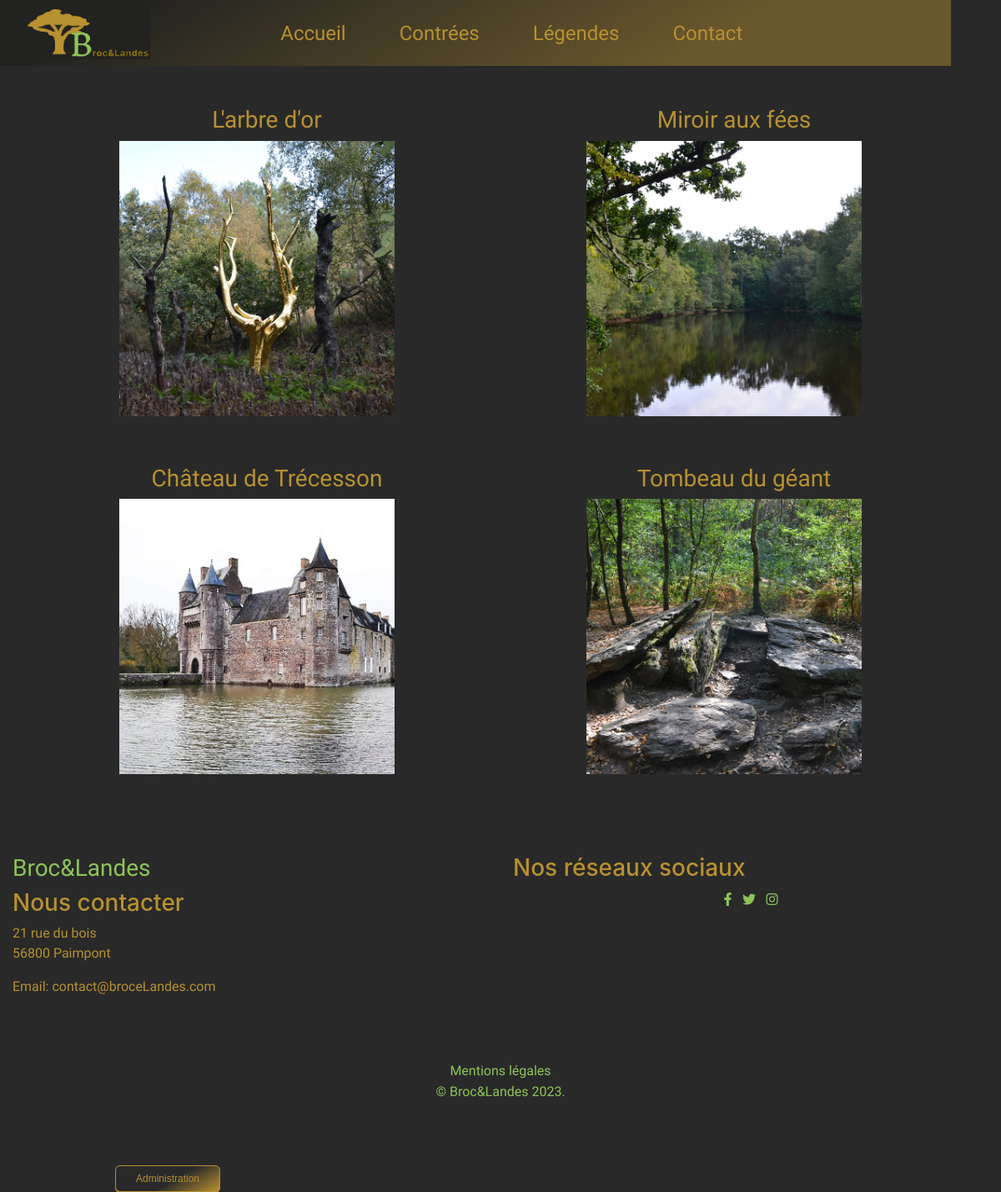
/?action=listeContrees, run on the app's committed database.
### tables this page shows
CREATE TABLE `contree` (
  `Id_contree` int(11) NOT NULL,
  `titre` varchar(50) NOT NULL,
  `contenu` text DEFAULT NULL,
  `photo` varchar(500) DEFAULT NULL,
  `latitude` float DEFAULT NULL,
  `longitude` float DEFAULT NULL,
  `commune` varchar(50) DEFAULT NULL,
  `accessibilite` varchar(250) DEFAULT NULL,
  `ouverture` varchar(250) DEFAULT NULL
);

### App/Controllers/listeContreesController.php (called while the page is built, shortened)
<?php
$listeContrees = Contree::getAll();
include_once (__DIR__ . '/../Views/viewListeContrees.php');
?>

### index.php (called while the page is built, shortened)
<?php
require_once(__DIR__ . '/App/routage.php');
if (isset($_GET["action"])) {
    $action = $_GET["action"];
} else {
    $action = "defaut";
}
$fichier = redirectsTo($action);
include(__DIR__ . '/App/Controllers/' . $fichier);
?>

### App/Models/contree.php (called while the page is built, shortened)
<?php
class Contree extends DbConnect
{
    public static function getAll()
    {
        try {
            $cnx = self::dbConnect();
            $req = $cnx->prepare("SELECT * FROM contree");
            $req->execute();
            return $req->fetchAll(PDO::FETCH_ASSOC);
        } catch (PDOException $e) {
            die("Erreur lors de la récupération des données : " . $e->getMessage());
        }
    }
}
?>

### App/Views/viewListeContrees.php (the view)
<?php
include_once(__DIR__ . '/viewHeader.php');
?>
<main class="container">
    <?php
    echo "<div class='grid-contrees'>";
    foreach ($listeContrees as $contree) {
        echo "<div class='contrees'>";
        echo "<a href='./?action=detailsContree&id=" . $contree["Id_contree"] . "' >";
        echo "<h3>{$contree["titre"]}</h3>";
        echo "<img src='./Data/images/{$contree["photo"]}' alt='{$contree["titre"]}' >";
        echo "</a>";
        echo "</div>";
    }
    echo "</div>";
    ?>
</main>
<?php
include_once(__DIR__ . '/viewFooter.php');
?>

### Public/css/style.css (style rules this page uses)
:root { --vert: #8DC558; --doree: #b89130; --fond-gris-foncee: #292929; --fond-blanc: #dedddd; --fond-noir: #1c1b1b; }
* { margin: 0; padding: 0; }
h1, h2, h3 h4, p, a { font-family: 'Roboto', Helvetica, sans-serif; text-decoration: none; }
h3 { color: var(--doree); }
a { color: var(--vert); }
@media only screen and (min-width : 600px) { body { max-width: 1200px; width: 100%; min-height: 1200px; margin: 0 auto; background-color: var(--fond-gris-foncee); background-size: cover; color: var(--doree); } }
@media only screen and (min-width : 600px) { .contrees a, .legendes a { color: var(--doree); font-size: 2em; text-decoration: none; margin: 25px; width: 25%; } }
@media only screen and (min-width : 600px) { .grid-contrees { display: grid; grid-template-columns: repeat(2, 1fr); grid-gap: 10px; } }
@media only screen and (min-width : 600px) { .contrees { text-align: center; } }
@media only screen and (min-width : 600px) { .contrees img { max-width: 60%; height: auto; } }

### data on the page
contree: titre "L'arbre d'or", photo (picture)
contree: titre "Miroir aux fées", photo (picture)
contree: titre "Château de Trécesson", photo (picture)
contree: titre "Tombeau du géant", photo (picture)
